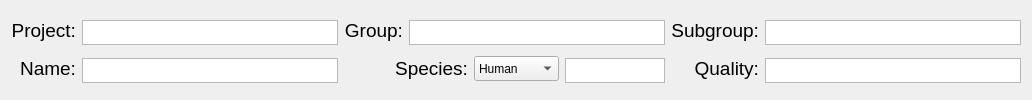
             <widget class="QFrame" name="frame_6">
              <property name="sizePolicy">
               <sizepolicy hsizetype="Preferred" vsizetype="Preferred">
                <horstretch>0</horstretch>
                <verstretch>0</verstretch>
               </sizepolicy>
              </property>
              <property name="frameShape">
               <enum>QFrame::NoFrame</enum>
              </property>
              <property name="frameShadow">
               <enum>QFrame::Raised</enum>
              </property>
              <layout class="QGridLayout" name="gridLayout_5">
               <item row="0" column="0">
                <widget class="QLabel" name="seqlabel_2">
                 <property name="sizePolicy">
                  <sizepolicy hsizetype="Preferred" vsizetype="Preferred">
                   <horstretch>0</horstretch>
                   <verstretch>0</verstretch>
                  </sizepolicy>
                 </property>
                 <property name="minimumSize">
                  <size>
                   <width>0</width>
                   <height>0</height>
                  </size>
                 </property>
                 <property name="font">
                  <font>
                   <family>Lucida Grande</family>
                   <pointsize>14</pointsize>
                  </font>
                 </property>
                 <property name="text">
                  <string>Project:</string>
                 </property>
                 <property name="alignment">
                  <set>Qt::AlignRight|Qt::AlignTrailing|Qt::AlignVCenter</set>
                 </property>
                </widget>
               </item>
               <item row="0" column="1">
                <widget class="QTextEdit" name="txtProject">
                 <property name="sizePolicy">
                  <sizepolicy hsizetype="Preferred" vsizetype="Preferred">
                   <horstretch>0</horstretch>
                   <verstretch>0</verstretch>
                  </sizepolicy>
                 </property>
                 <property name="minimumSize">
                  <size>
                   <width>0</width>
                   <height>25</height>
                  </size>
                 </property>
                 <property name="maximumSize">
                  <size>
                   <width>1000</width>
                   <height>20</height>
                  </size>
                 </property>
                </widget>
               </item>
               <item row="0" column="2">
                <widget class="QLabel" name="seqlabel_3">
                 <property name="sizePolicy">
                  <sizepolicy hsizetype="Preferred" vsizetype="Preferred">
                   <horstretch>0</horstretch>
                   <verstretch>0</verstretch>
                  </sizepolicy>
                 </property>
                 <property name="minimumSize">
                  <size>
                   <width>0</width>
                   <height>0</height>
                  </size>
                 </property>
                 <property name="font">
                  <font>
                   <family>Lucida Grande</family>
                   <pointsize>14</pointsize>
                  </font>
                 </property>
                 <property name="text">
                  <string>Group:</string>
                 </property>
                 <property name="alignment">
                  <set>Qt::AlignRight|Qt::AlignTrailing|Qt::AlignVCenter</set>
                 </property>
                </widget>
               </item>
               <item row="0" column="3" colspan="3">
                <widget class="QTextEdit" name="txtGroup">
                 <property name="sizePolicy">
                  <sizepolicy hsizetype="Preferred" vsizetype="Preferred">
                   <horstretch>0</horstretch>
                   <verstretch>0</verstretch>
                  </sizepolicy>
                 </property>
                 <property name="minimumSize">
                  <size>
                   <width>0</width>
                   <height>25</height>
                  </size>
                 </property>
                 <property name="maximumSize">
                  <size>
                   <width>1000</width>
                   <height>20</height>
                  </size>
                 </property>
                </widget>
               </item>
               <item row="0" column="6">
                <widget class="QLabel" name="seqlabel_4">
                 <property name="sizePolicy">
                  <sizepolicy hsizetype="Preferred" vsizetype="Preferred">
                   <horstretch>0</horstretch>
                   <verstretch>0</verstretch>
                  </sizepolicy>
                 </property>
                 <property name="minimumSize">
                  <size>
                   <width>0</width>
                   <height>0</height>
                  </size>
                 </property>
                 <property name="font">
                  <font>
                   <family>Lucida Grande</family>
                   <pointsize>14</pointsize>
                  </font>
                 </property>
                 <property name="text">
                  <string>Subgroup:</string>
                 </property>
                 <property name="alignment">
                  <set>Qt::AlignRight|Qt::AlignTrailing|Qt::AlignVCenter</set>
                 </property>
                </widget>
               </item>
               <item row="0" column="7">
                <widget class="QTextEdit" name="txtSubGroup">
                 <property name="sizePolicy">
                  <sizepolicy hsizetype="Preferred" vsizetype="Preferred">
                   <horstretch>0</horstretch>
                   <verstretch>0</verstretch>
                  </sizepolicy>
                 </property>
                 <property name="minimumSize">
                  <size>
                   <width>0</width>
                   <height>25</height>
                  </size>
                 </property>
                 <property name="maximumSize">
                  <size>
                   <width>1000</width>
                   <height>20</height>
                  </size>
                 </property>
                </widget>
               </item>
               <item row="1" column="0">
                <widget class="QLabel" name="seqlabel">
                 <property name="sizePolicy">
                  <sizepolicy hsizetype="Preferred" vsizetype="Preferred">
                   <horstretch>0</horstretch>
                   <verstretch>0</verstretch>
                  </sizepolicy>
                 </property>
                 <property name="minimumSize">
                  <size>
                   <width>0</width>
                   <height>0</height>
                  </size>
                 </property>
                 <property name="font">
                  <font>
                   <family>Lucida Grande</family>
                   <pointsize>14</pointsize>
                  </font>
                 </property>
                 <property name="text">
                  <string>Name:</string>
                 </property>
                 <property name="alignment">
                  <set>Qt::AlignRight|Qt::AlignTrailing|Qt::AlignVCenter</set>
                 </property>
                </widget>
               </item>
               <item row="1" column="1">
                <widget class="QTextEdit" name="txtName">
                 <property name="sizePolicy">
                  <sizepolicy hsizetype="Preferred" vsizetype="Preferred">
                   <horstretch>0</horstretch>
                   <verstretch>0</verstretch>
                  </sizepolicy>
                 </property>
                 <property name="minimumSize">
                  <size>
                   <width>0</width>
                   <height>25</height>
                  </size>
                 </property>
                 <property name="maximumSize">
                  <size>
                   <width>1000</width>
                   <height>20</height>
                  </size>
                 </property>
                </widget>
               </item>
               <item row="1" column="2" colspan="2">
                <widget class="QLabel" name="lblSpecies">
                 <property name="sizePolicy">
                  <sizepolicy hsizetype="Preferred" vsizetype="Preferred">
                   <horstretch>0</horstretch>
                   <verstretch>0</verstretch>
                  </sizepolicy>
                 </property>
                 <property name="minimumSize">
                  <size>
                   <width>0</width>
                   <height>0</height>
                  </size>
                 </property>
                 <property name="font">
                  <font>
                   <family>Lucida Grande</family>
                   <pointsize>14</pointsize>
                  </font>
                 </property>
                 <property name="text">
                  <string>Species:</string>
                 </property>
                 <property name="alignment">
                  <set>Qt::AlignRight|Qt::AlignTrailing|Qt::AlignVCenter</set>
                 </property>
                </widget>
               </item>
               <item row="1" column="4">
                <widget class="QComboBox" name="comboBoxSpecies">
                 <property name="sizePolicy">
                  <sizepolicy hsizetype="Preferred" vsizetype="Preferred">
                   <horstretch>0</horstretch>
                   <verstretch>0</verstretch>
                  </sizepolicy>
                 </property>
                 <property name="minimumSize">
                  <size>
                   <width>85</width>
                   <height>0</height>
                  </size>
                 </property>
                 <property name="maximumSize">
                  <size>
                   <width>16777215</width>
                   <height>30</height>
                  </size>
                 </property>
                 <property name="frame">
                  <bool>true</bool>
                 </property>
                 <item>
                  <property name="text">
                   <string>Human</string>
                  </property>
                 </item>
                 <item>
                  <property name="text">
                   <string>Mouse</string>
                  </property>
                 </item>
                </widget>
               </item>
               <item row="1" column="6">
                <widget class="QLabel" name="seqlabel_19">
                 <property name="sizePolicy">
                  <sizepolicy hsizetype="Preferred" vsizetype="Preferred">
                   <horstretch>0</horstretch>
                   <verstretch>0</verstretch>
                  </sizepolicy>
                 </property>
                 <property name="minimumSize">
                  <size>
                   <width>0</width>
                   <height>0</height>
                  </size>
                 </property>
                 <property name="font">
                  <font>
                   <family>Lucida Grande</family>
                   <pointsize>14</pointsize>
                  </font>
                 </property>
                 <property name="text">
                  <string>Quality:</string>
                 </property>
                 <property name="alignment">
                  <set>Qt::AlignRight|Qt::AlignTrailing|Qt::AlignVCenter</set>
                 </property>
                </widget>
               </item>
               <item row="1" column="7">
                <widget class="QTextEdit" name="txtQuality">
                 <property name="sizePolicy">
                  <sizepolicy hsizetype="Preferred" vsizetype="Preferred">
                   <horstretch>0</horstretch>
                   <verstretch>0</verstretch>
                  </sizepolicy>
                 </property>
                 <property name="minimumSize">
                  <size>
                   <width>0</width>
                   <height>25</height>
                  </size>
                 </property>
                 <property name="maximumSize">
                  <size>
                   <width>1000</width>
                   <height>20</height>
                  </size>
                 </property>
                </widget>
               </item>
               <item row="1" column="5">
                <widget class="QTextEdit" name="txtDateTime">
                 <property name="sizePolicy">
                  <sizepolicy hsizetype="Preferred" vsizetype="Preferred">
                   <horstretch>0</horstretch>
                   <verstretch>0</verstretch>
                  </sizepolicy>
                 </property>
                 <property name="minimumSize">
                  <size>
                   <width>0</width>
                   <height>25</height>
                  </size>
                 </property>
                 <property name="maximumSize">
                  <size>
                   <width>100</width>
                   <height>20</height>
                  </size>
                 </property>
                 <property name="font">
                  <font>
                   <pointsize>8</pointsize>
                  </font>
                 </property>
                </widget>
               </item>
              </layout>
             </widget>
